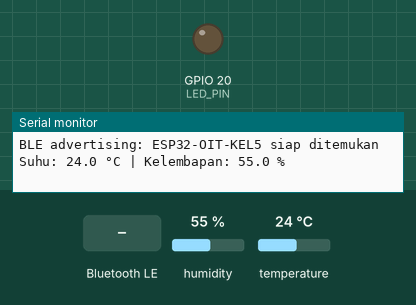
Simulated run of this sketch. Board: ESP32. On the bench: output pins drawn as LEDs (lit = HIGH), the last lines printed to the serial monitor. The test bench sets the inputs (shaded band); at power-on: humidity 55 %, temperature 24 °C. Nothing arrives over Bluetooth unless stated; a phone connects over Bluetooth LE 3 s after start.

Above: at 3.2 s.
3.3 s: Bluetooth LE write "1" received
At 4.5 s:
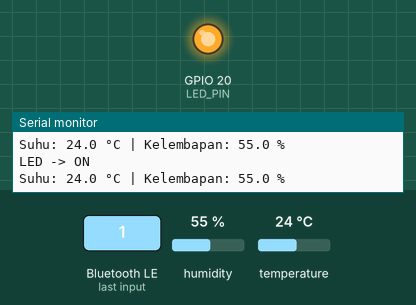
4.8 s: Bluetooth LE write "0" received
At 5.6 s:
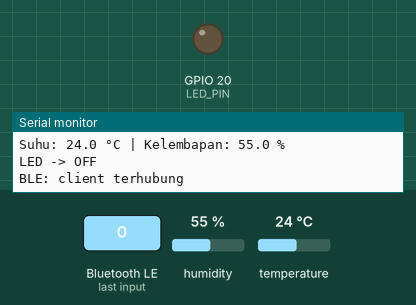
Timing chart, 0 to 7.8 s (numbered marks = the images above; inputs shaded):
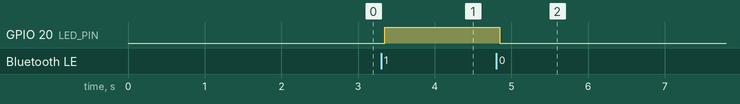

The sketch:

ble_praktikum1.ino
```cpp
#include <BLEDevice.h>
#include <BLEServer.h>
#include <BLEUtils.h>
#include <BLE2902.h>
#include <DHT.h>

#define LED_PIN 20 //5
#define DHT_PIN 21 //4
#define DHT_TYPE DHT11 // Ganti DHT11 jika memakai DHT11

#define SERVICE_UUID "12345678-1234-5678-1234-56789abcdef0"
#define LED_UUID     "12345678-1234-5678-1234-56789abcdef1"
#define SENSOR_UUID  "12345678-1234-5678-1234-56789abcdef2"

DHT dht(DHT_PIN, DHT_TYPE);
BLECharacteristic *sensorChar;
bool deviceConnected = false;
unsigned long lastSend = 0;

class ServerCb: public BLEServerCallbacks {
  void onConnect(BLEServer *s) {
    deviceConnected = true;
    Serial.println("BLE: client terhubung");
  }
  void onDisconnect(BLEServer *s) {
    deviceConnected = false;
    Serial.println("BLE: client terputus");
    BLEDevice::startAdvertising(); // Agar bisa dihubungi lagi
  }
};

class LedCb: public BLECharacteristicCallbacks {
  void onWrite(BLECharacteristic *c) {
    auto v = c->getValue();
    if (v.length() > 0) {
      bool on = (v[0] == 1 || v[0] == '1');
      digitalWrite(LED_PIN, on ? HIGH : LOW);
      Serial.printf("LED -> %s\n", on ? "ON" : "OFF");
    }
  }
};

void setup() {
  Serial.begin(115200);
  delay(2000);
  pinMode(LED_PIN, OUTPUT);
  dht.begin();

  BLEDevice::init("ESP32-OIT-KEL5");
  BLEServer *server = BLEDevice::createServer();
  server->setCallbacks(new ServerCb());

  BLEService *service = server->createService(SERVICE_UUID);

  BLECharacteristic *ledChar = service->createCharacteristic(
    LED_UUID,
    BLECharacteristic::PROPERTY_READ | BLECharacteristic::PROPERTY_WRITE
  );
  ledChar->setCallbacks(new LedCb());

  sensorChar = service->createCharacteristic(
    SENSOR_UUID,
    BLECharacteristic::PROPERTY_READ | BLECharacteristic::PROPERTY_NOTIFY
  );
  sensorChar->addDescriptor(new BLE2902());

  service->start();

  BLEAdvertising *adv = BLEDevice::getAdvertising();
  adv->addServiceUUID(SERVICE_UUID);
  adv->setScanResponse(true);
  BLEDevice::startAdvertising();
  Serial.println("BLE advertising: ESP32-OIT-KEL5 siap ditemukan");
}

// void loop() {
//   if (deviceConnected && millis() - lastSend >= 2000) {
//     lastSend = millis();
//     float t = dht.readTemperature();
//     float h = dht.readHumidity();

//     if (!isnan(t) && !isnan(h)) {
//       char buf[24];
//       snprintf(buf, sizeof(buf), "%.1f;%.1f", t, h);
//       sensorChar->setValue((uint8_t *)buf, strlen(buf));
//       sensorChar->notify();
//       Serial.printf("Notify: %s\n", buf);
//     }
//   }
// }
void loop() {
  // Setiap interval 2 detik, baca sensor terlepas dari status koneksi BLE
  if (millis() - lastSend >= 2000) {
    lastSend = millis();

    float t = dht.readTemperature();
    float h = dht.readHumidity();

    // Cek apakah pembacaan sensor valid (tidak NaN)
    if (!isnan(t) && !isnan(h)) {
      char buf[24];
      snprintf(buf, sizeof(buf), "%.1f;%.1f", t, h);

      // Cetak ke Serial Monitor secara rutin setiap 2 detik
      Serial.printf("Suhu: %.1f °C | Kelembapan: %.1f %%\n", t, h);

      // Kirim via BLE Notify HANYA JIKA ada client yang terhubung
      if (deviceConnected) {
        sensorChar->setValue((uint8_t *)buf, strlen(buf));
        sensorChar->notify();
        Serial.printf(" -> Sent via BLE Notify: %s\n", buf);
      }
    } else {
      // Jika sensor gagal terbaca (kabel longgar / pin salah)
      Serial.println("Gagal membaca sensor DHT11! Cek kembali kabel/pin.");
    }
  }
}
```

Measured:
- after the input at 3.3 s, GPIO 20 (LED_PIN): LOW → HIGH after 0.05 s
- after the input at 4.8 s, GPIO 20 (LED_PIN): HIGH → LOW after 0.05 s
